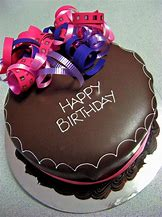
#> input picture ml-agents/cv-auth/ml-agents/image-quality-checker/ml-agents/image-quality-checker/temp_upload.jpg, 162 x 217 px
$ python -i check_quality.py   (imports and definitions only)   (older library calls are emulated)
#> lines starting #> are read from the running program, lines starting #| are printed output that depends on the picture
# File: ml-agents/image-quality-checker/check_quality.py

import cv2
import numpy as np

def check_resolution(img, min_width=800, min_height=600):
    h, w = img.shape[:2]
    return w >= min_width and h >= min_height

def check_brightness(img, threshold=100):
    gray = cv2.cvtColor(img, cv2.COLOR_BGR2GRAY)
    mean_brightness = np.mean(gray)
    return mean_brightness >= threshold

def check_blur(img, threshold=100.0):
    gray = cv2.cvtColor(img, cv2.COLOR_BGR2GRAY)
    variance = cv2.Laplacian(gray, cv2.CV_64F).var()
    return variance >= threshold

def check_image_quality(image_path):
    img = cv2.imread(image_path)
#> img is the input picture: shape (217, 162, 3); mean B, G, R 104.6, 100, 121.6
    if img is None:
        return {'error': 'Image not found'}

    resolution_ok = check_resolution(img)
#> resolution_ok = False
    brightness_ok = check_brightness(img)
#> in check_brightness, `gray = cv2.cvtColor(img, cv2.COLOR_BGR2GRAY)`:
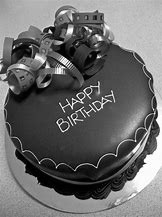
#> gray: shape (217, 162); min 0, max 255, mean 107
#> in check_brightness, `mean_brightness = np.mean(gray)`: mean_brightness = 107
#> brightness_ok = True
    sharpness_ok = check_blur(img)
#> in check_blur, `variance = cv2.Laplacian(gray, cv2.CV_64F).var()`: variance = 5532.2
#> sharpness_ok = True

    return {
        'resolution_ok': bool(resolution_ok),
        'brightness_ok': bool(brightness_ok),
        'sharpness_ok': bool(sharpness_ok)
    }

>>> result = check_image_quality('ml-agents/image-quality-checker/temp_upload.jpg')
#> result = {'resolution_ok': False, 'brightness_ok': True, 'sharpness_ok': True}
